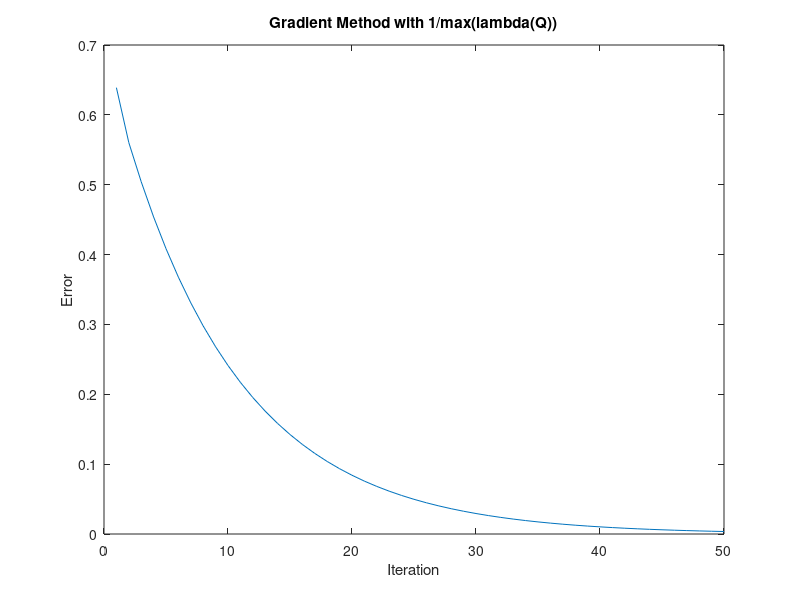
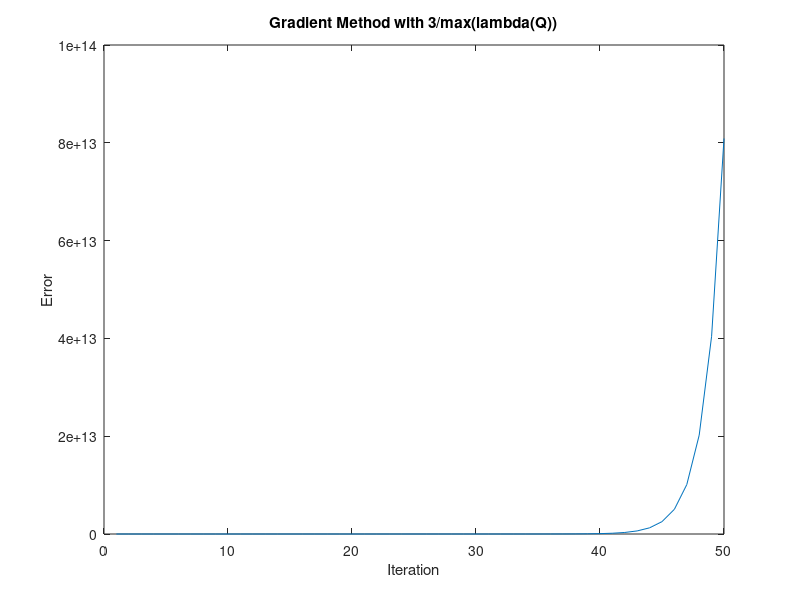
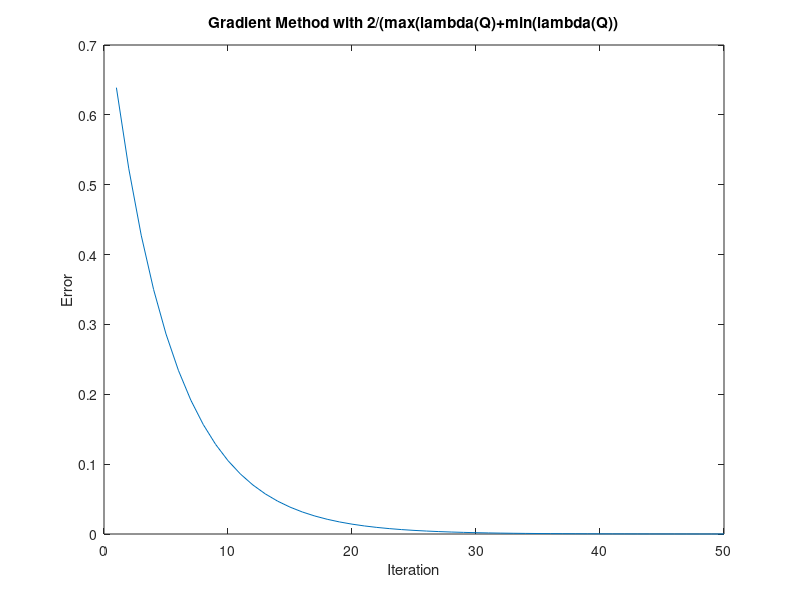

Write the MATLAB code that produced these figures, in order.
Q = [11 9; 9 11];
Q_inv = Q^(-1);
b = [80; 40];
x0 = [8 ; 1];
e = eig(Q);
max_e = e(2);
min_e = e(1);
error = [];
error_c = [];
x_opt = Q^(-1) * b ;
stepsize = 1/max_e;
%a     stepsize = 1/Lambdamax
for k = 1:50
    v = x0 - x_opt;
    error(k) = norm(v) / norm(x_opt);
    grad_f = Q * x0 - b;
    x0 = x0 - stepsize*grad_f;
end
figure(1)
plot(error(1:end));
title("Gradient Method with 1/max(lambda(Q))");
xlabel("Iteration");
ylabel("Error");

%b stepsize 3/lambdamax
error_b = [];
x0 = [8 ; 1];   %initial
for j = 1:50
    v = x0 - x_opt;
    error_b(j) = norm(v) / norm(x_opt);
    grad_f = Q * x0 - b;
    x0 = x0 - (3/max_e)*grad_f;
end
figure(2)
plot(error_b(1:end));
title("Gradient Method with 3/max(lambda(Q))");
xlabel("Iteration");
ylabel("Error");

%c stepsize 2/
error_c = [];
x0 = [8 ; 1];
for k = 1:50
    v = x0 - x_opt;
    error_c(k) = norm(v) / norm(x_opt);
    grad_f = Q * x0 - b;
    x0 = x0 - (2/(max_e+min_e))*grad_f;
end
figure(3)
plot(error_c(1:end));
title("Gradient Method with 2/(max(lambda(Q)+min(lambda(Q))");
xlabel("Iteration");
ylabel("Error");
   


    

